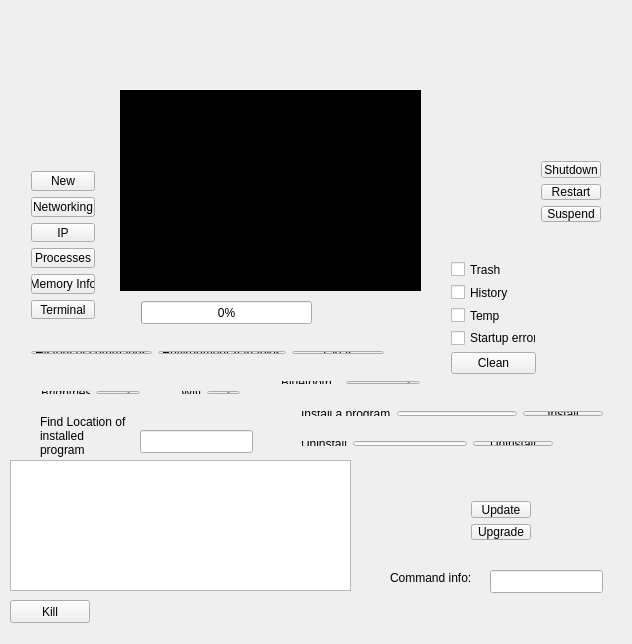
<?xml version="1.0" encoding="UTF-8"?>
<ui version="4.0">
 <class>MainWindow</class>
 <widget class="QMainWindow" name="MainWindow">
  <property name="geometry">
   <rect>
    <x>0</x>
    <y>0</y>
    <width>632</width>
    <height>644</height>
   </rect>
  </property>
  <property name="windowTitle">
   <string>MainWindow</string>
  </property>
  <property name="windowIcon">
   <iconset>
    <normaloff>../../WindowsMadeEasy/WME/1.png</normaloff>../../WindowsMadeEasy/WME/1.png</iconset>
  </property>
  <widget class="QWidget" name="centralWidget">
   <widget class="QTextBrowser" name="textBrowser">
    <property name="geometry">
     <rect>
      <x>120</x>
      <y>90</y>
      <width>301</width>
      <height>201</height>
     </rect>
    </property>
    <property name="styleSheet">
     <string notr="true">background-color: rgb(0, 0, 0);
color: rgb(0, 200, 0);</string>
    </property>
   </widget>
   <widget class="QLineEdit" name="lineEdit">
    <property name="geometry">
     <rect>
      <x>140</x>
      <y>430</y>
      <width>113</width>
      <height>23</height>
     </rect>
    </property>
   </widget>
   <widget class="QLabel" name="label">
    <property name="geometry">
     <rect>
      <x>40</x>
      <y>410</y>
      <width>91</width>
      <height>51</height>
     </rect>
    </property>
    <property name="text">
     <string>Find Location of installed program</string>
    </property>
    <property name="wordWrap">
     <bool>true</bool>
    </property>
   </widget>
   <widget class="QProgressBar" name="progressBar">
    <property name="geometry">
     <rect>
      <x>141</x>
      <y>301</y>
      <width>171</width>
      <height>23</height>
     </rect>
    </property>
    <property name="value">
     <number>0</number>
    </property>
    <property name="textVisible">
     <bool>true</bool>
    </property>
   </widget>
   <widget class="QWidget" name="layoutWidget">
    <property name="geometry">
     <rect>
      <x>30</x>
      <y>380</y>
      <width>121</width>
      <height>25</height>
     </rect>
    </property>
    <layout class="QHBoxLayout" name="horizontalLayout">
     <item>
      <widget class="QLabel" name="label_3">
       <property name="text">
        <string>Brightness</string>
       </property>
      </widget>
     </item>
     <item>
      <widget class="QComboBox" name="comboBox">
       <item>
        <property name="text">
         <string>...</string>
        </property>
       </item>
       <item>
        <property name="text">
         <string>5</string>
        </property>
       </item>
       <item>
        <property name="text">
         <string>10</string>
        </property>
       </item>
       <item>
        <property name="text">
         <string>15</string>
        </property>
       </item>
       <item>
        <property name="text">
         <string>20</string>
        </property>
       </item>
       <item>
        <property name="text">
         <string>25</string>
        </property>
       </item>
       <item>
        <property name="text">
         <string>30</string>
        </property>
       </item>
       <item>
        <property name="text">
         <string>35</string>
        </property>
       </item>
       <item>
        <property name="text">
         <string>40</string>
        </property>
       </item>
       <item>
        <property name="text">
         <string>45</string>
        </property>
       </item>
       <item>
        <property name="text">
         <string>50</string>
        </property>
       </item>
       <item>
        <property name="text">
         <string>55</string>
        </property>
       </item>
       <item>
        <property name="text">
         <string>60</string>
        </property>
       </item>
       <item>
        <property name="text">
         <string>65</string>
        </property>
       </item>
       <item>
        <property name="text">
         <string>70</string>
        </property>
       </item>
      </widget>
     </item>
    </layout>
   </widget>
   <widget class="QWidget" name="layoutWidget">
    <property name="geometry">
     <rect>
      <x>170</x>
      <y>380</y>
      <width>81</width>
      <height>25</height>
     </rect>
    </property>
    <layout class="QHBoxLayout" name="horizontalLayout_2">
     <item>
      <widget class="QLabel" name="label_4">
       <property name="text">
        <string>Wifi</string>
       </property>
      </widget>
     </item>
     <item>
      <widget class="QComboBox" name="cb_wifi">
       <item>
        <property name="text">
         <string>...</string>
        </property>
       </item>
       <item>
        <property name="text">
         <string>on</string>
        </property>
       </item>
       <item>
        <property name="text">
         <string>off</string>
        </property>
       </item>
      </widget>
     </item>
    </layout>
   </widget>
   <widget class="QWidget" name="layoutWidget">
    <property name="geometry">
     <rect>
      <x>530</x>
      <y>150</y>
      <width>82</width>
      <height>83</height>
     </rect>
    </property>
    <layout class="QVBoxLayout" name="verticalLayout_2">
     <item>
      <widget class="QPushButton" name="pushButton_4">
       <property name="text">
        <string>Shutdown</string>
       </property>
      </widget>
     </item>
     <item>
      <widget class="QPushButton" name="pushButton_5">
       <property name="text">
        <string>Restart</string>
       </property>
      </widget>
     </item>
     <item>
      <widget class="QPushButton" name="btn_suspend">
       <property name="text">
        <string>Suspend</string>
       </property>
      </widget>
     </item>
    </layout>
   </widget>
   <widget class="QWidget" name="layoutWidget">
    <property name="geometry">
     <rect>
      <x>270</x>
      <y>370</y>
      <width>161</width>
      <height>25</height>
     </rect>
    </property>
    <layout class="QHBoxLayout" name="horizontalLayout_5">
     <item>
      <widget class="QLabel" name="label_6">
       <property name="text">
        <string>Bluetooth</string>
       </property>
      </widget>
     </item>
     <item>
      <widget class="QComboBox" name="cb_bluetooth">
       <item>
        <property name="text">
         <string>...</string>
        </property>
       </item>
       <item>
        <property name="text">
         <string>block</string>
        </property>
       </item>
       <item>
        <property name="text">
         <string>unblock</string>
        </property>
       </item>
      </widget>
     </item>
    </layout>
   </widget>
   <widget class="QWidget" name="layoutWidget">
    <property name="geometry">
     <rect>
      <x>20</x>
      <y>340</y>
      <width>375</width>
      <height>25</height>
     </rect>
    </property>
    <layout class="QHBoxLayout" name="horizontalLayout_6">
     <item>
      <widget class="QPushButton" name="pushButton_8">
       <property name="text">
        <string>History of commands</string>
       </property>
      </widget>
     </item>
     <item>
      <widget class="QPushButton" name="pushButton_12">
       <property name="text">
        <string>Environment Variables</string>
       </property>
      </widget>
     </item>
     <item>
      <widget class="QPushButton" name="pushButton_9">
       <property name="text">
        <string>Clear</string>
       </property>
      </widget>
     </item>
    </layout>
   </widget>
   <widget class="QListWidget" name="listWidget">
    <property name="geometry">
     <rect>
      <x>10</x>
      <y>460</y>
      <width>341</width>
      <height>131</height>
     </rect>
    </property>
   </widget>
   <widget class="QLabel" name="lbl_info">
    <property name="geometry">
     <rect>
      <x>10</x>
      <y>20</y>
      <width>611</width>
      <height>41</height>
     </rect>
    </property>
    <property name="text">
     <string/>
    </property>
   </widget>
   <widget class="QPushButton" name="btn_kill">
    <property name="geometry">
     <rect>
      <x>10</x>
      <y>600</y>
      <width>80</width>
      <height>23</height>
     </rect>
    </property>
    <property name="text">
     <string>Kill</string>
    </property>
   </widget>
   <widget class="QWidget" name="layoutWidget">
    <property name="geometry">
     <rect>
      <x>290</x>
      <y>430</y>
      <width>274</width>
      <height>27</height>
     </rect>
    </property>
    <layout class="QHBoxLayout" name="horizontalLayout_7">
     <item>
      <widget class="QLabel" name="label_5">
       <property name="text">
        <string>Uninstall</string>
       </property>
      </widget>
     </item>
     <item>
      <layout class="QHBoxLayout" name="horizontalLayout_4">
       <item>
        <widget class="QLineEdit" name="le_uninstall"/>
       </item>
       <item>
        <widget class="QPushButton" name="btn_unstall">
         <property name="text">
          <string>Uninstall</string>
         </property>
        </widget>
       </item>
      </layout>
     </item>
    </layout>
   </widget>
   <widget class="QWidget" name="layoutWidget">
    <property name="geometry">
     <rect>
      <x>290</x>
      <y>400</y>
      <width>324</width>
      <height>27</height>
     </rect>
    </property>
    <layout class="QHBoxLayout" name="horizontalLayout_8">
     <item>
      <widget class="QLabel" name="label_2">
       <property name="text">
        <string>Install a program</string>
       </property>
       <property name="wordWrap">
        <bool>true</bool>
       </property>
      </widget>
     </item>
     <item>
      <layout class="QHBoxLayout" name="horizontalLayout_3">
       <item>
        <widget class="QLineEdit" name="lineEdit_2"/>
       </item>
       <item>
        <widget class="QPushButton" name="pushButton">
         <property name="text">
          <string>Install</string>
         </property>
        </widget>
       </item>
      </layout>
     </item>
    </layout>
   </widget>
   <widget class="QWidget" name="layoutWidget">
    <property name="geometry">
     <rect>
      <x>20</x>
      <y>160</y>
      <width>86</width>
      <height>170</height>
     </rect>
    </property>
    <layout class="QVBoxLayout" name="verticalLayout_3">
     <item>
      <widget class="QPushButton" name="pushButton_11">
       <property name="text">
        <string>New</string>
       </property>
      </widget>
     </item>
     <item>
      <widget class="QPushButton" name="pushButton_6">
       <property name="text">
        <string>Networking</string>
       </property>
      </widget>
     </item>
     <item>
      <widget class="QPushButton" name="pushButton_2">
       <property name="text">
        <string>IP</string>
       </property>
      </widget>
     </item>
     <item>
      <widget class="QPushButton" name="pushButton_7">
       <property name="text">
        <string>Processes</string>
       </property>
      </widget>
     </item>
     <item>
      <widget class="QPushButton" name="pushButton_3">
       <property name="text">
        <string>Memory Info</string>
       </property>
      </widget>
     </item>
     <item>
      <widget class="QPushButton" name="pushButton_10">
       <property name="text">
        <string>Terminal</string>
       </property>
      </widget>
     </item>
    </layout>
   </widget>
   <widget class="QWidget" name="layoutWidget">
    <property name="geometry">
     <rect>
      <x>440</x>
      <y>250</y>
      <width>107</width>
      <height>135</height>
     </rect>
    </property>
    <layout class="QVBoxLayout" name="verticalLayout_4">
     <item>
      <layout class="QVBoxLayout" name="verticalLayout">
       <item>
        <widget class="QCheckBox" name="cb_trash">
         <property name="text">
          <string>Trash</string>
         </property>
        </widget>
       </item>
       <item>
        <widget class="QCheckBox" name="cb_history">
         <property name="text">
          <string>History</string>
         </property>
        </widget>
       </item>
       <item>
        <widget class="QCheckBox" name="cb_temp">
         <property name="text">
          <string>Temp</string>
         </property>
        </widget>
       </item>
       <item>
        <widget class="QCheckBox" name="cb_start">
         <property name="text">
          <string>Startup error</string>
         </property>
        </widget>
       </item>
      </layout>
     </item>
     <item>
      <widget class="QPushButton" name="btn_clean">
       <property name="text">
        <string>Clean</string>
       </property>
      </widget>
     </item>
    </layout>
   </widget>
   <widget class="QLabel" name="label_7">
    <property name="geometry">
     <rect>
      <x>390</x>
      <y>570</y>
      <width>101</width>
      <height>16</height>
     </rect>
    </property>
    <property name="text">
     <string>Command info:</string>
    </property>
   </widget>
   <widget class="QLineEdit" name="le_comm_info">
    <property name="geometry">
     <rect>
      <x>490</x>
      <y>570</y>
      <width>113</width>
      <height>23</height>
     </rect>
    </property>
   </widget>
   <widget class="QWidget" name="layoutWidget">
    <property name="geometry">
     <rect>
      <x>460</x>
      <y>490</y>
      <width>82</width>
      <height>61</height>
     </rect>
    </property>
    <layout class="QVBoxLayout" name="verticalLayout_5">
     <item>
      <widget class="QPushButton" name="pushButton_13">
       <property name="text">
        <string>Update</string>
       </property>
      </widget>
     </item>
     <item>
      <widget class="QPushButton" name="pushButton_14">
       <property name="text">
        <string>Upgrade</string>
       </property>
      </widget>
     </item>
    </layout>
   </widget>
  </widget>
 </widget>
 <layoutdefault spacing="6" margin="11"/>
 <resources/>
 <connections/>
</ui>
